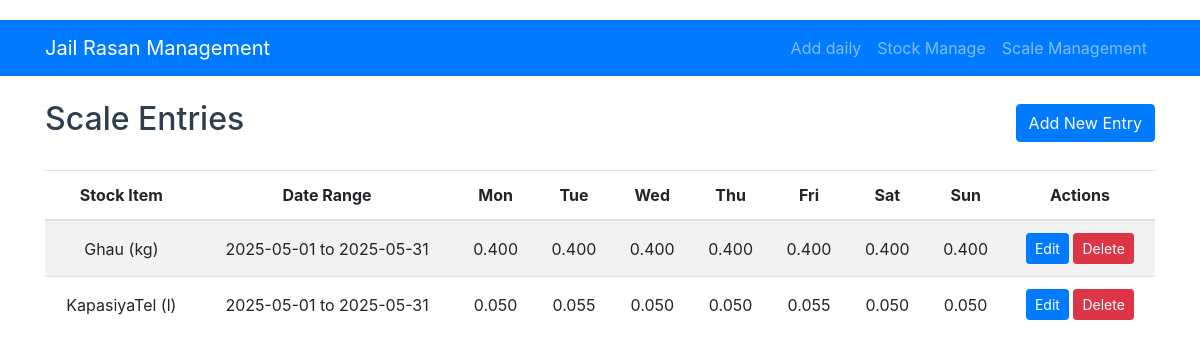
/scale, run on an earlier commit of the app's database.
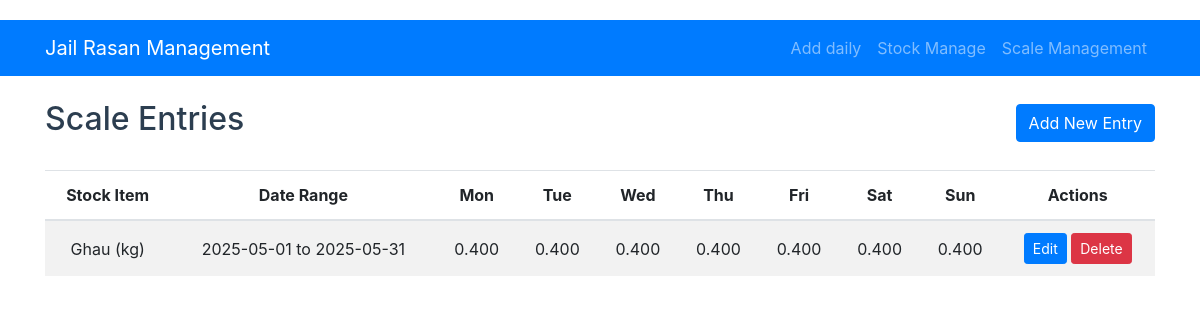
And on a later commit of the database.
### models.py (models this page shows, shortened)
class ScaleEntry(db.Model):
    id = db.Column(db.Integer, primary_key=True)
    stock_item_id = db.Column(db.Integer, db.ForeignKey('stock_item.id'), nullable=False)
    start_date = db.Column(db.Date, nullable=False)
    end_date = db.Column(db.Date, nullable=False)
    monday = db.Column(db.Float, default=0.0)
    tuesday = db.Column(db.Float, default=0.0)
    wednesday = db.Column(db.Float, default=0.0)
    thursday = db.Column(db.Float, default=0.0)
    friday = db.Column(db.Float, default=0.0)
    saturday = db.Column(db.Float, default=0.0)
    sunday = db.Column(db.Float, default=0.0)
    stock_item = db.relationship('StockItem', backref='scale_entries')

class StockItem(db.Model):
    id = db.Column(db.Integer, primary_key=True)
    date = db.Column(db.Date, nullable=False)
    item_name = db.Column(db.String(100), nullable=False)
    quantity = db.Column(db.Float, nullable=False)
    unit = db.Column(db.String(20), nullable=False)  # kg, ml, packets, etc.
    notes = db.Column(db.Text)

### app.py (the view)
@app.route('/scale')
def scale_list():
    entries = ScaleEntry.query.all()
    return render_template('scale/scale_list.html', entries=entries)

### templates/scale/scale_list.html
{% extends "base.html" %}
{% block content %}
<div class="d-flex justify-content-between align-items-center mb-4">
    <h2>Scale Entries</h2>
    <a href="{{ url_for('add_scale') }}" class="btn btn-primary">Add New Entry</a>
</div>
<table class="table table-striped">
    <thead>
        <tr>
            <th>Stock Item</th>
            <th>Date Range</th>
            <th>Mon</th>
            <th>Tue</th>
            <th>Wed</th>
            <th>Thu</th>
            <th>Fri</th>
            <th>Sat</th>
            <th>Sun</th>
            <th>Actions</th>
        </tr>
    </thead>
    <tbody>
        {% for entry in entries %}
        <tr>
            <td>{{ entry.stock_item.item_name }} ({{ entry.stock_item.unit }})</td>
            <td>{{ entry.start_date }} to {{ entry.end_date }}</td>
            <td>{{ "%.3f"|format(entry.monday) }}</td>
            <td>{{ "%.3f"|format(entry.tuesday) }}</td>
            <td>{{ "%.3f"|format(entry.wednesday) }}</td>
            <td>{{ "%.3f"|format(entry.thursday) }}</td>
            <td>{{ "%.3f"|format(entry.friday) }}</td>
            <td>{{ "%.3f"|format(entry.saturday) }}</td>
            <td>{{ "%.3f"|format(entry.sunday) }}</td>
            <td>
                <a href="{{ url_for('edit_scale', id=entry.id) }}" class="btn btn-sm btn-primary">Edit</a>
                <a href="{{ url_for('delete_scale', id=entry.id) }}" class="btn btn-sm btn-danger"
                   onclick="return confirm('Delete this scale entry?')">Delete</a>
            </td>
        </tr>
        {% else %}
        <tr>
            <td colspan="10" class="text-center">No scale entries found</td>
        </tr>
        {% endfor %}
    </tbody>
</table>
{% endblock %}

### templates/base.html (shortened to what this page needs)
<!DOCTYPE html>
<html lang="en">
<head>
    {% block styles %}
    {{ bootstrap.load_css() }}
    <link rel="stylesheet" href="{{ url_for('static', filename='style.css') }}">
    {% endblock %}
</head>
<body>
    <nav class="navbar navbar-expand-lg navbar-dark bg-primary">
        <div class="container">
            <a class="navbar-brand" href="{{ url_for('index') }}">Jail Rasan Management</a>
            <div class="collapse navbar-collapse" id="navbarNav">
                <ul class="navbar-nav ml-auto">
                    <li class="nav-item">
                        <a class="nav-link" href="{{ url_for('add_record') }}">Add daily </a>
                    </li>
                    <li class="nav-item">
                        <a class="nav-link" href="{{ url_for('stock_list') }}">Stock Manage</a>
                    </li>
                    <li class="nav-item">
                        <a class="nav-link" href="{{ url_for('scale_list') }}">Scale Management</a>
                    </li>
                </ul>
            </div>
        </div>
    </nav>
    <div class="container mt-4">
        {% block content %}{% endblock %}
    </div>
</body>
</html>

### static/style.css (style rules this page uses)
body { padding-top: 20px; padding-bottom: 20px; }
.table th, .table td { vertical-align: middle; text-align: center; }
h2, h4 { color: #2c3e50; }

What changed in the data, as far as the page shows it:
removed ScaleEntry: stock_item.item_name "KapasiyaTel", stock_item.unit "l", start_date "2025-05-01", end_date "2025-05-31", monday "0.050", tuesday "0.055", wednesday "0.050", thursday "0.050", friday "0.055", saturday "0.050", sunday "0.050"
